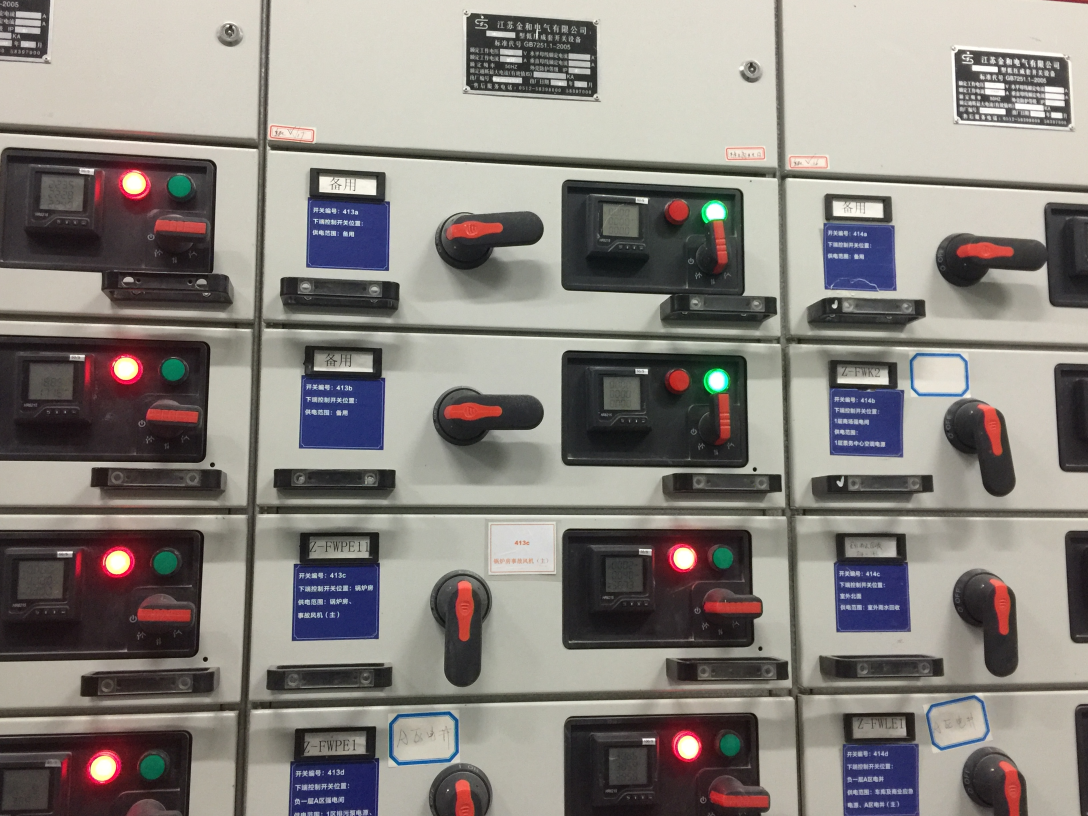
//> input picture assets/images/IMG_5861.JPG, 3264 x 2448 px (shown at 1/3 size)
$ ./main   (built with g++ and OpenCV 4)
//> lines starting //> are read from the running program, lines starting //| are printed output that depends on the picture; after the words box and inside, x2 and y2 are one past the last pixel; in counts of white or black regions, pixels touching at a corner belong together
//> further down, src is the input picture: 2448 rows x 3264 cols, CV_8UC3; mean B, G, R 126.9, 131.8, 136.8
#include <iostream>
#include <opencv2/opencv.hpp>
#include <vector>
#include <algorithm>
#include <opencv2/core/core.hpp>
#include "opencv2/highgui/highgui.hpp"
#include "opencv2/imgproc/imgproc.hpp"
#include <opencv2/imgcodecs.hpp>

using namespace std;
using namespace cv;


// [70 lines left out: functions get_setImagePixel, get_color_RED, not called in this run]

void get_RED_with_Contours(Mat img)
{
    Mat srcImage, dstImage;
    Mat channel[3];
    srcImage = img;
    resize(srcImage, srcImage, Size(720, 540));
    //imshow(SRC_WINDOW_NAME, srcImage);

    int g_nHm = 9;
    split(srcImage, channel);

    channel[0] = channel[0].mul(.1 * g_nHm); // B    (mul: per-element matrix multiplication)
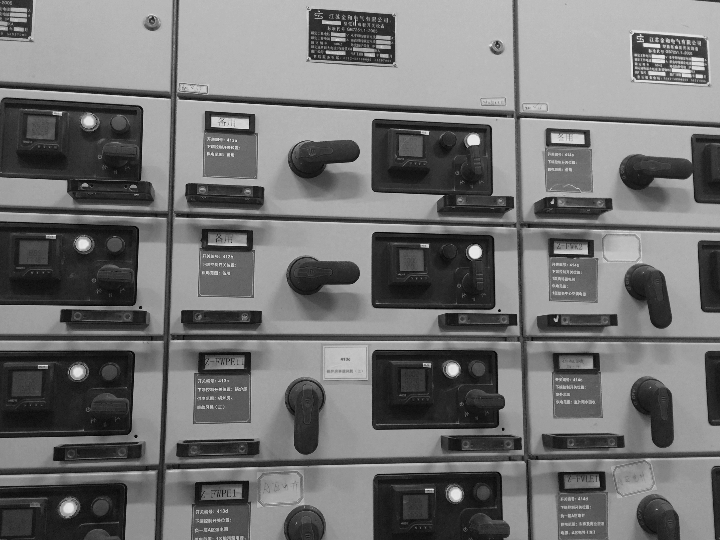
//> channel[0]: 540 rows x 720 cols, CV_8UC1; min 0, max 230, mean 114.1
    channel[1] = channel[1].mul(.1 * g_nHm); // G
    channel[2] = channel[2] - channel[0] - channel[1]; // R
    channel[2] = 3 * channel[2];

    GaussianBlur(channel[2], channel[2], Size(9, 9), 2, 2);


    Mat canny_output;
    vector<vector<Point> > contours;
    vector<Vec4i> hierarchy;
    int thresh = 100;
    /// Detect edges using canny
    Canny(channel[2], canny_output, thresh, thresh * 2, 3);
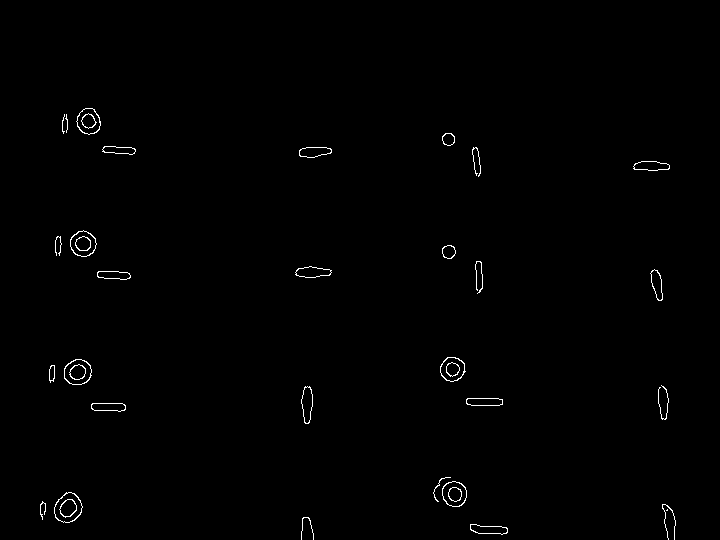
//> canny_output: 540 rows x 720 cols, CV_8UC1; 0.61% white in thin lines or dots, all inside (x1, y1, x2, y2) = (40, 108, 676, 540)
    /// Find contours
    findContours(canny_output, contours, hierarchy, RETR_TREE, CHAIN_APPROX_SIMPLE, Point(0, 0));
//> contours = 61 contours, 11 with area under 20; largest, box (x1, y1, x2, y2) and area: (54, 492, 83, 523) 624, (54, 492, 83, 523) 598, (64, 359, 92, 385) 550, (64, 359, 92, 385) 524, (70, 230, 97, 257) 512
    RNG rng(12345);
    /// Draw contours
    Mat drawing = Mat::zeros(canny_output.size(), CV_8UC3);
    vector<Rect> bbs;
    float mean_height = 0;
    for (int i = 0; i < contours.size(); i++)
    {
        auto bb = boundingRect(contours.at(i));
        if (abs(bb.width - bb.height) < 80)
        {
            bbs.push_back(bb);
            mean_height += bb.height;
        }

        Scalar color = Scalar(rng.uniform(0, 255), rng.uniform(0, 255), rng.uniform(0, 255));
        drawContours(drawing, contours, i, color, 2, 8, hierarchy, 0, Point());
    }
//> this loop made 61 passes
//> (bb, mean_height) on passes 1 to 12: (Rect(470, 524, 38, 11), 11), (Rect(470, 524, 38, 11), 22), (Rect(301, 517, 13, 23), 45), (Rect(666, 509, 2, 2), 47), (Rect(662, 504, 14, 36), 83), (Rect(40, 501, 6, 19), 102), (Rect(54, 492, 29, 31), 133), (Rect(54, 492, 29, 31), 164), (Rect(59, 499, 18, 19), 183), (Rect(59, 499, 18, 18), 201), (Rect(442, 481, 25, 26), 227), (Rect(442, 481, 25, 26), 253)
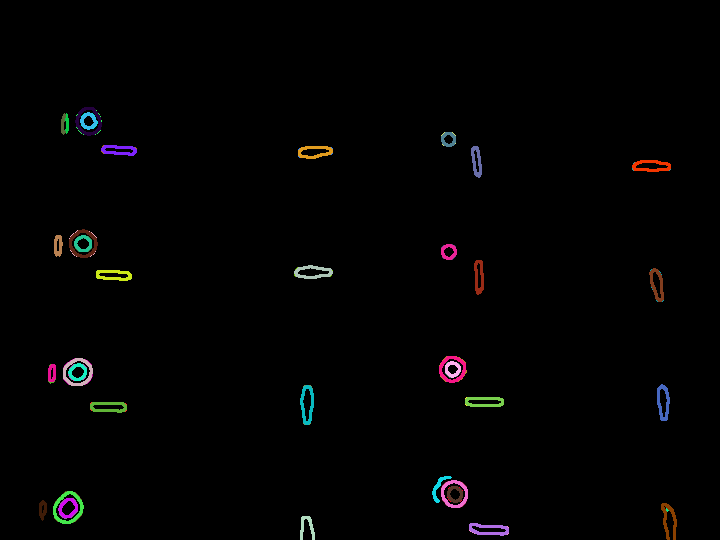
//> drawing: 540 rows x 720 cols, CV_8UC3; mean B, G, R 2.3, 2.3, 2.6
//> after the loop, mean_height = 1163
    if(!bbs.empty())
        mean_height /= bbs.size();
//> mean_height = 19.07
    for (auto bb : bbs)
    {
        if (bb.height > mean_height)
            rectangle(srcImage, bb, Scalar(0, 255, 0), 1, 8, 0);
            //circle(srcImage, Point(bb.x + bb.width * .5, bb.y + bb.height * .5), bb.height * 0.5, Scalar(0, 0, 0), -1, 8, 0);
    }
//> this loop made 61 passes
//> bb on passes 1 to 12: Rect(470, 524, 38, 11), Rect(470, 524, 38, 11), Rect(301, 517, 13, 23), Rect(666, 509, 2, 2), Rect(662, 504, 14, 36), Rect(40, 501, 6, 19), Rect(54, 492, 29, 31), Rect(54, 492, 29, 31), Rect(59, 499, 18, 19), Rect(59, 499, 18, 18), Rect(442, 481, 25, 26), Rect(442, 481, 25, 26)
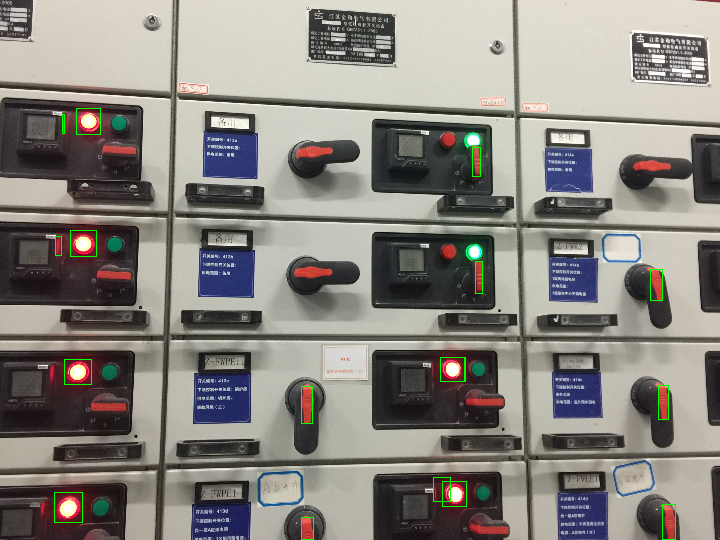
//> srcImage: 540 rows x 720 cols, CV_8UC3; mean B, G, R 126.6, 132.5, 136.4

    /// Show in a window
    /*namedWindow("Contours", WINDOW_AUTOSIZE);
    imshow("Contours", drawing);*/
    imshow("Red", srcImage);
    waitKey();
}


void get_GREEN_with_Contours(Mat img)
{
    Mat srcImage, dstImage;
    Mat channel[3];
    srcImage = img;
    resize(srcImage, srcImage, Size(720, 540));
    //imshow(SRC_WINDOW_NAME, srcImage);

    int g_nHm = 9;
    split(srcImage, channel);

    channel[0] = channel[0].mul(.1 * g_nHm); // B    (mul: per-element matrix multiplication)
    channel[2] = channel[2].mul(.1 * g_nHm); // R
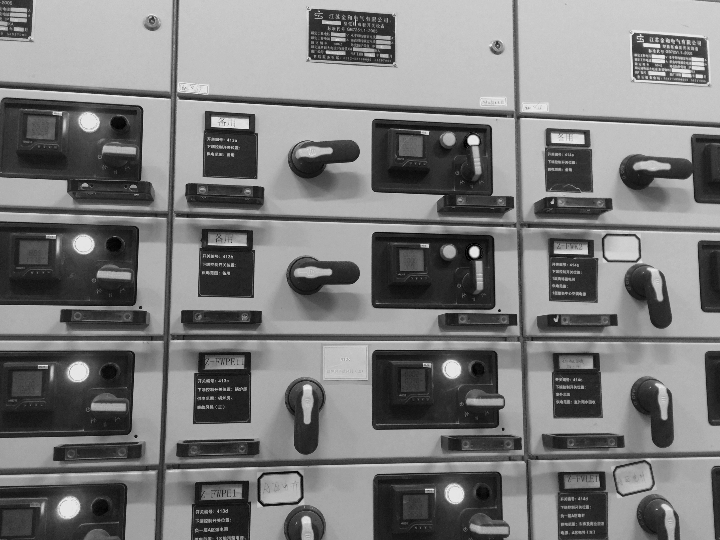
//> channel[2]: 540 rows x 720 cols, CV_8UC1; min 0, max 230, mean 123.1
    channel[1] = channel[1] - channel[0] - channel[2]; // G
    channel[1] = 3 * channel[1];

    //Mat ch_green;
    //inRange(channel[1], Scalar(0, 110, 80), Scalar(20, 255, 180), ch_green);

    GaussianBlur(channel[1], channel[1], Size(9, 9), 2, 2);
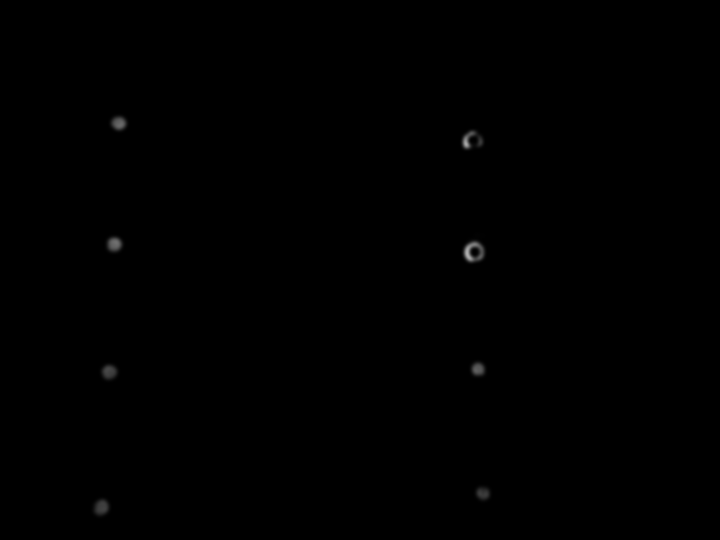
//> channel[1]: 540 rows x 720 cols, CV_8UC1; min 0, max 175, mean 0.3


    Mat canny_output;
    vector<vector<Point> > contours;
    vector<Vec4i> hierarchy;
    int thresh = 100;
    /// Detect edges using canny
    Canny(channel[1], canny_output, thresh, thresh * 2, 3);
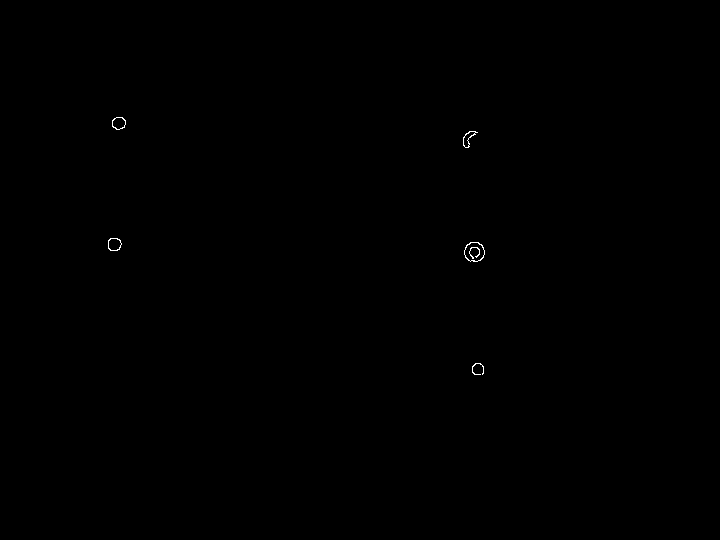
//> canny_output: 540 rows x 720 cols, CV_8UC1; 0.08% white in thin lines or dots, all inside (x1, y1, x2, y2) = (108, 117, 485, 375)
    /// Find contours
    findContours(canny_output, contours, hierarchy, RETR_TREE, CHAIN_APPROX_SIMPLE, Point(0, 0));
//> contours = 10 contours, 2 with area under 20; largest, box (x1, y1, x2, y2) and area: (464, 242, 485, 262) 309, (464, 242, 485, 262) 291, (108, 238, 122, 251) 135, (112, 117, 126, 130) 129, (108, 238, 122, 251) 125, (112, 117, 126, 130) 118, (463, 131, 478, 148) 96, (463, 131, 476, 148) 83
    RNG rng(12345);
    /// Draw contours
    Mat drawing = Mat::zeros(canny_output.size(), CV_8UC3);
    vector<Rect> bbs;
    float mean_height = 0;
    for (int i = 0; i < contours.size(); i++)
    {
        auto bb = boundingRect(contours.at(i));
        if (abs(bb.width - bb.height) < 30)
        {
            bbs.push_back(bb);
            mean_height += bb.height;
        }

        Scalar color = Scalar(rng.uniform(0, 255), rng.uniform(0, 255), rng.uniform(0, 255));
        drawContours(drawing, contours, i, color, 2, 8, hierarchy, 0, Point());
    }
//> this loop made 10 passes
//> (bb, mean_height) on passes 1 to 10: (Rect(472, 363, 12, 12), 12), (Rect(464, 242, 21, 20), 32), (Rect(464, 242, 21, 20), 52), (Rect(469, 247, 11, 12), 64), (Rect(108, 238, 14, 13), 77), (Rect(108, 238, 14, 13), 90), (Rect(463, 131, 15, 17), 107), (Rect(463, 131, 13, 17), 124), (Rect(112, 117, 14, 13), 137), (Rect(112, 117, 14, 13), 150)
//> after the loop, mean_height = 150
    if (!bbs.empty())
        mean_height /= bbs.size();
//> mean_height = 15
    for (auto bb : bbs)
    {
        if (bb.height > mean_height)
            circle(srcImage, Point(bb.x + bb.width * .5, bb.y + bb.height * .5), bb.height * 0.5, Scalar(255, 255, 255), 1, 8, 0);
    }
//> this loop made 10 passes
//> bb on passes 1 to 10: Rect(472, 363, 12, 12), Rect(464, 242, 21, 20), Rect(464, 242, 21, 20), Rect(469, 247, 11, 12), Rect(108, 238, 14, 13), Rect(108, 238, 14, 13), Rect(463, 131, 15, 17), Rect(463, 131, 13, 17), Rect(112, 117, 14, 13), Rect(112, 117, 14, 13)
//> srcImage: 540 rows x 720 cols, CV_8UC3; mean B, G, R 126.8, 131.8, 136.8

    /// Show in a window
    /*namedWindow("Contours", WINDOW_AUTOSIZE);
    imshow("Contours", drawing);*/
    imshow("Green", srcImage);
    waitKey();
}


// [41 lines left out: function get_color_GREEN, not called in this run]


// [10 lines of commented-out code are left out]
int main(int argc, char** argv)
{
    std::string imPath = (argc > 1) ? argv[1] : "assets/images/IMG_5861.JPG";
    Mat src = imread(imPath);
    if (src.empty())
    {
        std::cerr << "Failed to read image: " << imPath << std::endl;
        return 1;
    }
    // [8 lines of commented-out code are left out]
        get_RED_with_Contours(src);
        get_GREEN_with_Contours(src);
        waitKey();
    return 0;
}

$ run again, with assets/images/IMG_5864.JPG copied over assets/images/IMG_5861.JPG
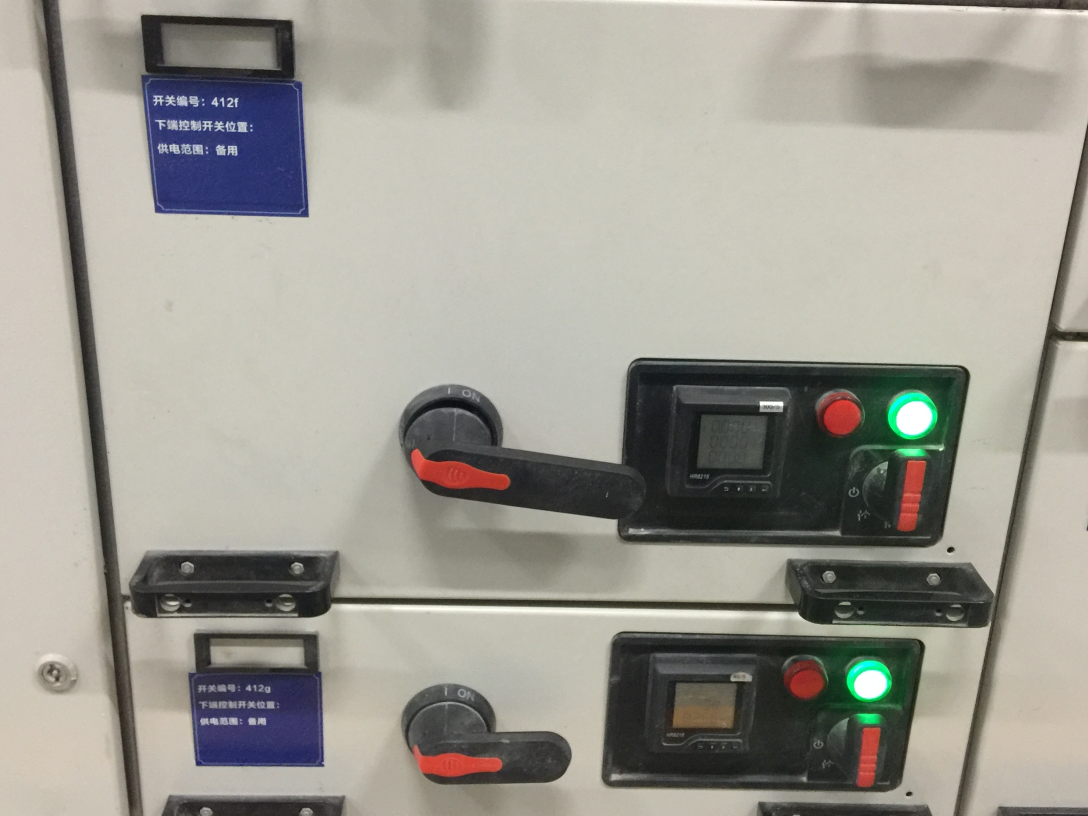
//> input picture assets/images/IMG_5864.JPG, 3264 x 2448 px (shown at 1/3 size)
//> src is the input picture: 2448 rows x 3264 cols, CV_8UC3; mean B, G, R 146.4, 155, 157.3
//> in get_RED_with_Contours, `Canny(channel[2], canny_output, thresh, thresh * 2, 3);`:
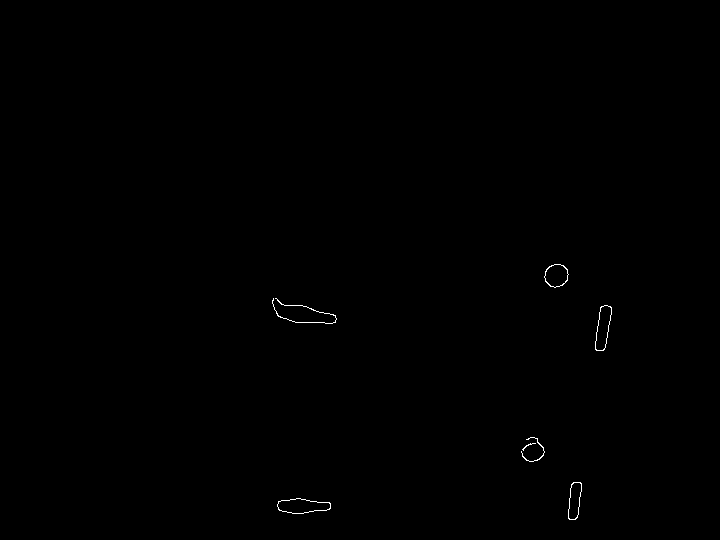
//> canny_output: 540 rows x 720 cols, CV_8UC1; 0.17% white in thin lines or dots, all inside (x1, y1, x2, y2) = (272, 264, 612, 520)
//> in get_RED_with_Contours, `findContours(canny_output, contours, hierarchy, RETR_TREE, CHAIN_APPRO..`: contours = 11 contours, 3 with area under 20; largest, box (x1, y1, x2, y2) and area: (277, 498, 331, 514) 568, (277, 498, 331, 514) 564, (595, 305, 612, 351) 477, (595, 305, 612, 351) 471, (544, 264, 569, 288) 419, (544, 264, 569, 288) 400, (568, 482, 582, 520) 362, (568, 482, 582, 520) 354
//> the loop in get_RED_with_Contours, `for (int i = 0; i < contours.size(); i++)` made 11 passes
//> (bb, mean_height) on passes 1 to 8: (Rect(277, 498, 54, 16), 16), (Rect(277, 498, 54, 16), 32), (Rect(568, 482, 14, 38), 70), (Rect(568, 482, 14, 38), 108), (Rect(522, 443, 14, 8), 116), (Rect(521, 437, 24, 25), 141), (Rect(595, 305, 17, 46), 187), (Rect(595, 305, 17, 46), 233)
//> after the loop in get_RED_with_Contours, `for (int i = 0; i < contours.size(); i++)`: mean_height = 307
//> in get_RED_with_Contours, `mean_height /= bbs.size();`: mean_height = 27.91
//> the loop in get_RED_with_Contours, `for (auto bb : bbs)` made 11 passes
//> bb on passes 1 to 8: Rect(277, 498, 54, 16), Rect(277, 498, 54, 16), Rect(568, 482, 14, 38), Rect(568, 482, 14, 38), Rect(522, 443, 14, 8), Rect(521, 437, 24, 25), Rect(595, 305, 17, 46), Rect(595, 305, 17, 46)
//> in get_GREEN_with_Contours, `findContours(canny_output, contours, hierarchy, RETR_TREE, CHAIN_APPRO..`: contours = 12 contours, 2 with area under 20; largest, box (x1, y1, x2, y2) and area: (586, 259, 622, 293) 886, (586, 259, 622, 293) 850, (559, 436, 592, 467) 774, (559, 436, 592, 467) 748, (593, 265, 617, 288) 400
//> the loop in get_GREEN_with_Contours, `for (int i = 0; i < contours.size(); i++)` made 12 passes
//> (bb, mean_height) on passes 1 to 8: (Rect(567, 472, 16, 7), 7), (Rect(567, 472, 15, 7), 14), (Rect(559, 436, 33, 31), 45), (Rect(559, 436, 33, 31), 76), (Rect(563, 444, 2, 4), 80), (Rect(565, 443, 22, 19), 99), (Rect(565, 443, 22, 19), 118), (Rect(606, 297, 7, 6), 124)
//> after the loop in get_GREEN_with_Contours, `for (int i = 0; i < contours.size(); i++)`: mean_height = 238
//> in get_GREEN_with_Contours, `mean_height /= bbs.size();`: mean_height = 19.83
//> the loop in get_GREEN_with_Contours, `for (auto bb : bbs)` made 12 passes
//> bb on passes 1 to 8: Rect(567, 472, 16, 7), Rect(567, 472, 15, 7), Rect(559, 436, 33, 31), Rect(559, 436, 33, 31), Rect(563, 444, 2, 4), Rect(565, 443, 22, 19), Rect(565, 443, 22, 19), Rect(606, 297, 7, 6)
//> after the loop in get_GREEN_with_Contours, `for (auto bb : bbs)`:
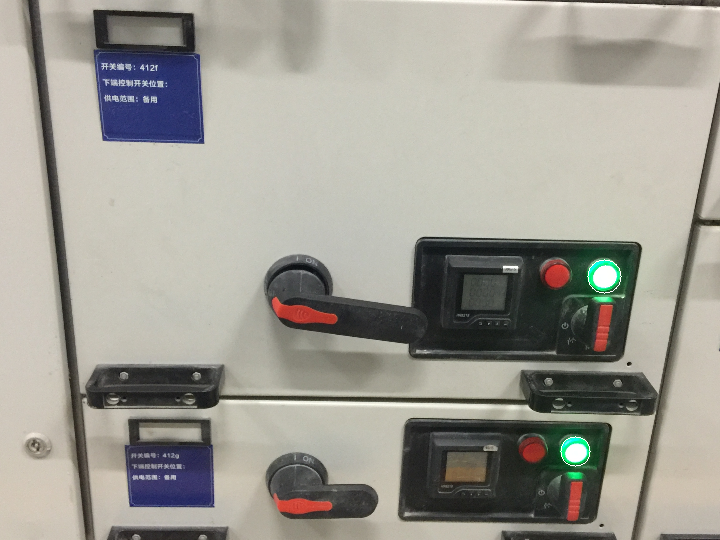
//> srcImage: 540 rows x 720 cols, CV_8UC3; mean B, G, R 146.3, 154.9, 157.3
